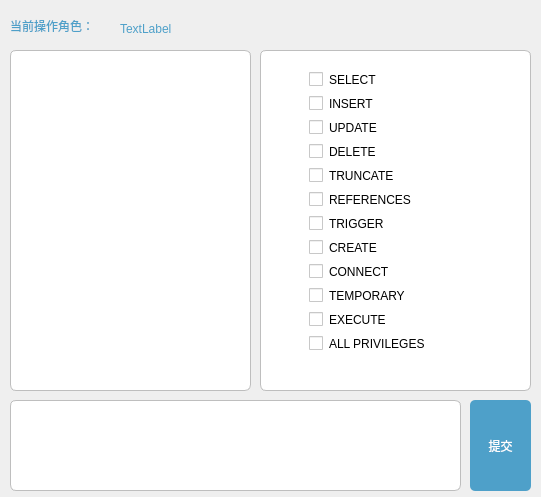
<?xml version="1.0" encoding="UTF-8"?>
<ui version="4.0">
 <class>Authorization</class>
 <widget class="QWidget" name="Authorization">
  <property name="geometry">
   <rect>
    <x>0</x>
    <y>0</y>
    <width>541</width>
    <height>497</height>
   </rect>
  </property>
  <property name="windowTitle">
   <string>权限设置</string>
  </property>
  <widget class="QListView" name="oplist">
   <property name="geometry">
    <rect>
     <x>260</x>
     <y>50</y>
     <width>271</width>
     <height>341</height>
    </rect>
   </property>
   <property name="styleSheet">
    <string notr="true">border-style:solid;
border-width:1px;
border-color:rgb(190,190,190);
background-color: rgb(255, 255, 255);
border-radius: 6px; </string>
   </property>
  </widget>
  <widget class="QTreeView" name="dbtree">
   <property name="geometry">
    <rect>
     <x>10</x>
     <y>50</y>
     <width>241</width>
     <height>341</height>
    </rect>
   </property>
   <property name="styleSheet">
    <string notr="true">border-style:solid;
border-width:1px;
border-color:rgb(190,190,190);
background-color: rgb(255, 255, 255);
border-radius: 6px; </string>
   </property>
  </widget>
  <widget class="QTextEdit" name="sqlspace">
   <property name="geometry">
    <rect>
     <x>10</x>
     <y>400</y>
     <width>451</width>
     <height>91</height>
    </rect>
   </property>
   <property name="styleSheet">
    <string notr="true">border-style:solid;
border-width:1px;
border-color:rgb(190,190,190);
background-color: rgb(255, 255, 255);
border-radius: 6px; </string>
   </property>
  </widget>
  <widget class="QPushButton" name="submitBtn">
   <property name="geometry">
    <rect>
     <x>470</x>
     <y>400</y>
     <width>61</width>
     <height>91</height>
    </rect>
   </property>
   <property name="styleSheet">
    <string notr="true">font: 10pt &quot;Agency FB&quot;;
color: rgb(255, 255, 255);
background-color: rgb(78, 160, 201);
border-radius: 5px; 
</string>
   </property>
   <property name="text">
    <string>提交</string>
   </property>
  </widget>
  <widget class="QGroupBox" name="opbox">
   <property name="geometry">
    <rect>
     <x>300</x>
     <y>60</y>
     <width>191</width>
     <height>311</height>
    </rect>
   </property>
   <property name="styleSheet">
    <string notr="true">border-style:hidden;
border-color:rgb(190,190,190);
background-color: rgb(255, 255, 255);
border-radius: 6px; </string>
   </property>
   <layout class="QVBoxLayout" name="verticalLayout">
    <item>
     <widget class="QCheckBox" name="select">
      <property name="enabled">
       <bool>true</bool>
      </property>
      <property name="styleSheet">
       <string notr="true">font: 9pt &quot;Times New Roman&quot;;</string>
      </property>
      <property name="text">
       <string>SELECT</string>
      </property>
     </widget>
    </item>
    <item>
     <widget class="QCheckBox" name="insert">
      <property name="styleSheet">
       <string notr="true">font: 9pt &quot;Times New Roman&quot;;</string>
      </property>
      <property name="text">
       <string>INSERT</string>
      </property>
     </widget>
    </item>
    <item>
     <widget class="QCheckBox" name="update">
      <property name="styleSheet">
       <string notr="true">font: 9pt &quot;Times New Roman&quot;;</string>
      </property>
      <property name="text">
       <string>UPDATE</string>
      </property>
     </widget>
    </item>
    <item>
     <widget class="QCheckBox" name="del">
      <property name="styleSheet">
       <string notr="true">font: 9pt &quot;Times New Roman&quot;;</string>
      </property>
      <property name="text">
       <string>DELETE</string>
      </property>
     </widget>
    </item>
    <item>
     <widget class="QCheckBox" name="truncate">
      <property name="styleSheet">
       <string notr="true">font: 9pt &quot;Times New Roman&quot;;</string>
      </property>
      <property name="text">
       <string>TRUNCATE</string>
      </property>
     </widget>
    </item>
    <item>
     <widget class="QCheckBox" name="references">
      <property name="styleSheet">
       <string notr="true">font: 9pt &quot;Times New Roman&quot;;</string>
      </property>
      <property name="text">
       <string>REFERENCES</string>
      </property>
     </widget>
    </item>
    <item>
     <widget class="QCheckBox" name="trigger">
      <property name="styleSheet">
       <string notr="true">font: 9pt &quot;Times New Roman&quot;;</string>
      </property>
      <property name="text">
       <string>TRIGGER</string>
      </property>
     </widget>
    </item>
    <item>
     <widget class="QCheckBox" name="create">
      <property name="styleSheet">
       <string notr="true">font: 9pt &quot;Times New Roman&quot;;</string>
      </property>
      <property name="text">
       <string>CREATE</string>
      </property>
     </widget>
    </item>
    <item>
     <widget class="QCheckBox" name="connect">
      <property name="styleSheet">
       <string notr="true">font: 9pt &quot;Times New Roman&quot;;</string>
      </property>
      <property name="text">
       <string>CONNECT</string>
      </property>
     </widget>
    </item>
    <item>
     <widget class="QCheckBox" name="temporary">
      <property name="styleSheet">
       <string notr="true">font: 9pt &quot;Times New Roman&quot;;</string>
      </property>
      <property name="text">
       <string>TEMPORARY</string>
      </property>
     </widget>
    </item>
    <item>
     <widget class="QCheckBox" name="execute">
      <property name="styleSheet">
       <string notr="true">font: 9pt &quot;Times New Roman&quot;;</string>
      </property>
      <property name="text">
       <string>EXECUTE</string>
      </property>
     </widget>
    </item>
    <item>
     <widget class="QCheckBox" name="allPrivileges">
      <property name="styleSheet">
       <string notr="true">font: 9pt &quot;Times New Roman&quot;;</string>
      </property>
      <property name="text">
       <string>ALL PRIVILEGES</string>
      </property>
     </widget>
    </item>
   </layout>
  </widget>
  <widget class="QLabel" name="label">
   <property name="geometry">
    <rect>
     <x>10</x>
     <y>10</y>
     <width>111</width>
     <height>31</height>
    </rect>
   </property>
   <property name="styleSheet">
    <string notr="true">color: rgb(78, 160, 201);
font: 11pt &quot;Agency FB&quot;;
border-style: hidden;</string>
   </property>
   <property name="text">
    <string>当前操作角色：</string>
   </property>
  </widget>
  <widget class="QLabel" name="rolename">
   <property name="geometry">
    <rect>
     <x>120</x>
     <y>20</y>
     <width>141</width>
     <height>17</height>
    </rect>
   </property>
   <property name="styleSheet">
    <string notr="true">color: rgb(78, 160, 201);
font: 10pt &quot;Times New Roman&quot;;
border-style: hidden;</string>
   </property>
   <property name="text">
    <string>TextLabel</string>
   </property>
  </widget>
 </widget>
 <resources/>
 <connections/>
</ui>
